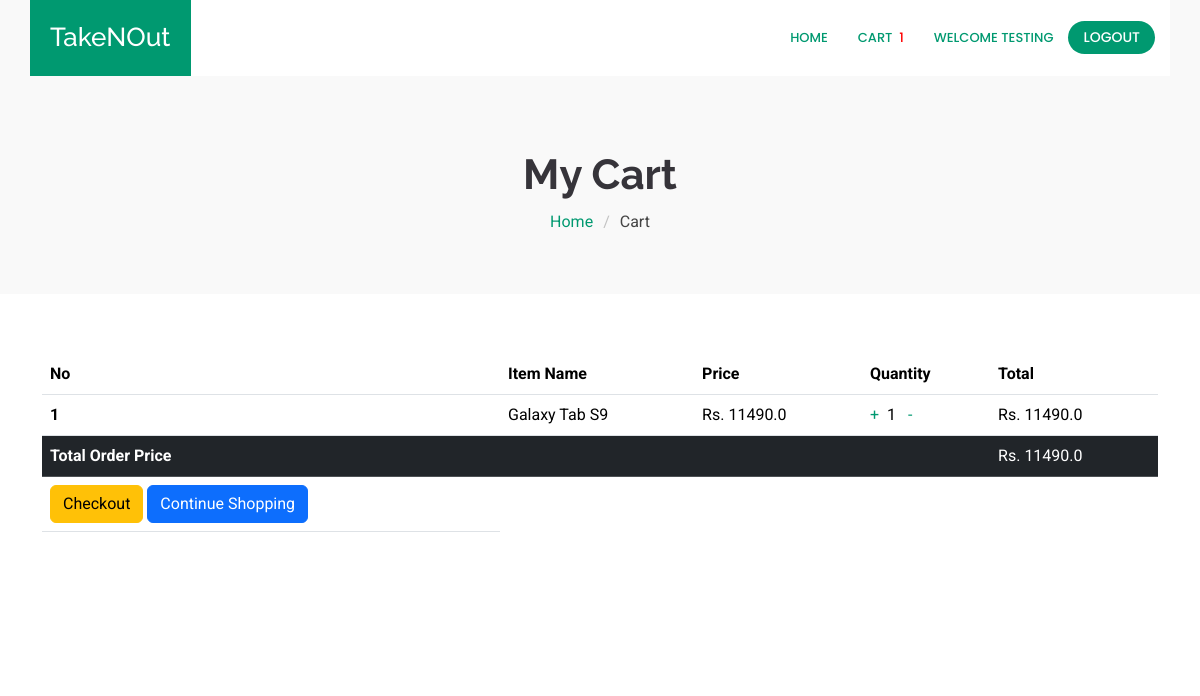
/orderlist (signed in), run on the app's committed database.
### core/models.py (models this page shows, shortened)
class Order(models.Model):
    user = models.ForeignKey(User, on_delete=models.CASCADE)
    items = models.ManyToManyField(OrderItem)
    start_date = models.DateTimeField(auto_now_add=True)
    ordered_date = models.DateTimeField()
    ordered = models.BooleanField(default=False)
    order_id = models.CharField(max_length=100, unique=True, default=None, blank=True, null=True)
    datetime_of_payment = models.DateTimeField(auto_now_add=True)
    order_delivered = models.BooleanField(default=False)
    order_received = models.BooleanField(default=False)
    def get_total_price(self):
        total = 0
        for order_item in self.items.all():
            total += order_item.get_final_price()
        return total

class OrderItem(models.Model):
    user = models.ForeignKey(User, on_delete=models.CASCADE)
    ordered = models.BooleanField(default=False)
    product = models.ForeignKey(Product, on_delete=models.CASCADE)
    quantity = models.IntegerField(default=1)
    def get_total_item_price(self):
        return self.quantity * self.product.price
    def get_final_price(self):
        return self.get_total_item_price()

class Product(models.Model):
    name = models.CharField(max_length=100)
    category = models.ForeignKey('Category', on_delete=models.CASCADE)
    desc = models.TextField()
    price = models.FloatField(default=0.0)
    product_available_count = models.IntegerField(default=0)
    img = models.ImageField(upload_to='images/')

### core/views.py (the view)
# urls.py: path('orderlist',views.orderlist,name="orderlist"),
def orderlist(request):
    if Order.objects.filter(user=request.user, ordered=False).exists():
        order = Order.objects.get(user=request.user, ordered=False)
        return render(request, 'core/orderlist.html', {'order':order})
    return render(request, 'core/orderlist.html', {'message': "Your Cart is Empty!"})

### core/templatetags/cart_template_tag.py (called while the page is built)
@register.filter
def cart_item_count(user):
    if user.is_authenticated:
        qs = Order.objects.filter(user=user, ordered=False)
        if qs.exists():
            return qs[0].items.count()
    return 0

### templates/core/orderlist.html (shortened to what this page needs)
<!DOCTYPE html>
{% load static %}
{% load cart_template_tag %}
<html lang="en">
<head>
    <link href="{% static 'vendor/bootstrap/css/bootstrap.min.css' %}" rel="stylesheet">
    <link href="{% static 'vendor/bootstrap-icons/bootstrap-icons.css' %}" rel="stylesheet">
    <link href="{% static 'vendor/aos/aos.css' %}" rel="stylesheet">
    <link href="{% static 'vendor/glightbox/css/glightbox.min.css' %}" rel="stylesheet">
    <link href="{% static 'vendor/swiper/swiper-bundle.min.css' %}" rel="stylesheet">
    <link href="{% static 'css/main.css' %}" rel="stylesheet">
</head>
<body class="starter-page-page">
    <header id="header" class="header d-flex align-items-center fixed-top">
        <div
            class="header-container container-fluid container-xl position-relative d-flex align-items-center justify-content-end">
            <a href="index.html" class="logo d-flex align-items-center me-auto">
                <h1 class="sitename">TakeNOut</h1>
            </a>
            <nav id="navmenu" class="navmenu">
                <ul>
                    {% if user.is_authenticated %}
                    <li><a href="{%url 'index'%}" class="active">Home</a></li>
                    <li><a href="{% url 'orderlist' %}" class="active">Cart&nbsp;&nbsp;
                            <div style="color: red;">
                                {{request.user | cart_item_count}}
                            </div>
                        </a></li>
                    <li><a href="#hero" class="active">Welcome {{user.username}}</a></li>
                    <a class="btn-getstarted" href="{% url 'user_logout' %}">Logout</a>
                    {% else %}
                    <a class="btn-getstarted" href="{% url 'user_login' %}">Login</a>
                    <a class="btn-getstarted" href="{% url 'user_register' %}">Register</a>
                    {% endif %}
                </ul>
            </nav>
        </div>
    </header>
    <main class="main">
        <div class="page-title light-background">
            <div class="container">
                <h1>My Cart</h1>
                <nav class="breadcrumbs">
                    <ol>
                        <li><a href="{% url 'index' %}">Home</a></li>
                        <li class="current">Cart</li>
                    </ol>
                </nav>
            </div>
        </div>
        <section id="starter-section" class="starter-section section">
            <div class="container section-title" data-aos="fade-up">
                <table class="table table-hover">
                    <thead>
                        <tr>
                            <th scope="col">No</th>
                            <th scope="col">Item Name</th>
                            <th scope="col">Price</th>
                            <th scope="col">Quantity</th>
                            <th scope="col">Total</th>
                        </tr>
                    </thead>
                    <tbody>
                        {% for order_item in order.items.all %}
                        <tr>
                            <th scope="row">{{forloop.counter}}</th>
                            <td>{{order_item.product.name}}</td>
                            <td>Rs. {{order_item.product.price}}</td>
                            <td>
                                <a href="{% url 'add_item' order_item.product.pk %}">+</a>&nbsp;
                                {{order_item.quantity}} &nbsp;
                                <a href="{% url 'remove_item' order_item.product.pk %}">-</a>
                            </td>
                            <td>Rs. {{order_item.get_total_item_price}}</td>
                        </tr>
                        {%empty%}
                        <tr class="row100 body">
                            <th scope="row" class="cell100 column1">Your Cart is Empty</th>
                            <td colspan="cell100 column1"><a href="{% url 'index' %}"
                                    class="btn btn-primary float-right">Continue Shopping</a></td>
                        </tr>
                        {% endfor %}
                        {% if order.get_total_price %}
                        <tr class="table-dark text-white">
                            <td><b>Total Order Price</b></td>
                            <td></td>
                            <td></td>
                            <td></td>
                            <td>Rs. {{order.get_total_price}}
                            </td>
                        </tr>
                        <tr>
                            <td>
                                <a href="{% url 'checkout_page' %}"
                                    class="btn btn-warning  float-right ml-2">Checkout</a>
                                <a href="/" class="btn btn-primary float-right ">Continue Shopping</a>
                            </td>
                        </tr>
                        {%endif%}
                    </tbody>
                </table>
            </div>
        </section>
    </main>
</body>
</html>

### static/css/main.css (style rules this page uses)
:root { --default-font: "Roboto", system-ui, -apple-system, "Segoe UI", Roboto, "Helvetica Neue", Arial, "Noto Sans", "Liberation Sans", sans-serif, "Apple Color Emoji", "Segoe UI Emoji", "Segoe UI Symbol", "Noto Color Emoji"; --heading-font: "Raleway", sans-serif; --nav-font: "Poppins", sans-serif; }
:root { --background-color: #ffffff; --default-color: #444444; --heading-color: #36343a; --accent-color: #009970; --surface-color: #ffffff; --contrast-color: #ffffff; }
:root { --nav-color: #444444; --nav-hover-color: #009970; --nav-mobile-background-color: #ffffff; --nav-dropdown-background-color: #ffffff; --nav-dropdown-color: #444444; --nav-dropdown-hover-color: #009970; }
.light-background { --background-color: #f9f9f9; --surface-color: #ffffff; }
:root { scroll-behavior: smooth; }
body { color: var(--default-color); background-color: var(--background-color); font-family: var(--default-font); }
a { color: var(--accent-color); text-decoration: none; transition: 0.3s; }
h1, h2, h3, h4, h5, h6 { color: var(--heading-color); font-family: var(--heading-font); }
.header { --background-color: #ffffff; color: var(--default-color); padding: 20px 0; transition: all 0.5s; z-index: 997; }
.header .header-container { background-color: var(--background-color); transition: all 0.5s; position: relative; padding-top: 5px; padding-bottom: 5px; }
.header .logo { background: var(--accent-color); position: absolute; inset: 0 auto 0 0; padding: 0 20px; }
.header .logo h1 { font-size: 26px; margin: 0; font-weight: 500; color: var(--contrast-color); }
.header .btn-getstarted, .header .btn-getstarted:focus { color: var(--contrast-color); background: var(--accent-color); font-size: 14px; padding: 8px 20px; margin: 0 5px 0 30px; border-radius: 50px; transition: 0.3s; }
@media (max-width: 1200px) { .header { padding: 0; } }
@media (max-width: 1200px) { .header .header-container { padding: 10px 0; } }
@media (max-width: 1200px) { .header .logo { order: 1; } }
@media (max-width: 1200px) { .header .btn-getstarted { order: 2; margin: 0 15px 0 0; padding: 6px 15px; } }
@media (max-width: 1200px) { .header .navmenu { order: 3; } }
@media (min-width: 1200px) { .navmenu { padding: 0; } }
@media (min-width: 1200px) { .navmenu ul { margin: 0; padding: 0; display: flex; list-style: none; align-items: center; } }
@media (min-width: 1200px) { .navmenu li { position: relative; } }
@media (min-width: 1200px) { .navmenu a, .navmenu a:focus { color: var(--nav-color); padding: 18px 15px; font-size: 13px; text-transform: uppercase; font-family: var(--nav-font); font-weight: 500; display: flex; align-items: center; justify-content: space-between; white-space: nowrap; transition: 0.3s; } }
@media (min-width: 1200px) { .navmenu li:hover>a, .navmenu .active, .navmenu .active:focus { color: var(--nav-hover-color); } }
.page-title { color: var(--default-color); background-color: var(--background-color); padding: 150px 0 60px 0; text-align: center; position: relative; }
.page-title h1 { font-size: 42px; font-weight: 700; margin-bottom: 10px; }
.page-title .breadcrumbs ol { display: flex; flex-wrap: wrap; list-style: none; justify-content: center; padding: 0; margin: 0; font-size: 16px; font-weight: 400; }
.page-title .breadcrumbs ol li+li { padding-left: 10px; }
.page-title .breadcrumbs ol li+li::before { content: "/"; display: inline-block; padding-right: 10px; color: color-mix(in srgb, var(--default-color), transparent 70%); }
section, .section { color: var(--default-color); background-color: var(--background-color); padding: 60px 0; scroll-margin-top: 65px; overflow: clip; }
.section-title { padding-bottom: 60px; position: relative; }

### data on the page
OrderItem: product.name "Galaxy Tab S9", product.price "11490.0", quantity "1", get_total_item_price "11490.0"
Order: get_total_price "11490.0"

### other printed values
{{ request.user | cart_item_count }} "1"
{{ user.username }} "TESTING"
